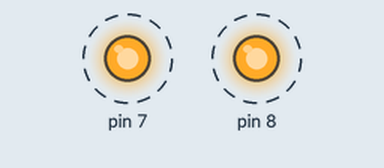
Recording of a sketch running on a simulated Arduino Uno, built with avr-gcc and run on an emulated ATmega328P. Shown: output pins drawn as LEDs (lit = HIGH). Dashed ring = blinking.

Above: at 10.5 s.
Timing chart, 0 to 13.3 s (numbered marks = the images above):
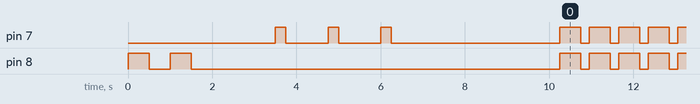

Measured:
- by itself, pin 7: goes LOW 1.0 s, HIGH 0.25 s, LOW 1.0 s, HIGH 0.25 s, LOW 4.0 s, 171 × (HIGH 0.50 s, LOW 0.20 s), then HIGH
- by itself, pin 8: goes LOW 0.50 s, HIGH 0.50 s, LOW 8.8 s, 171 × (HIGH 0.50 s, LOW 0.20 s), then HIGH

The sketch:

3.25-Controlling_Digital_Output.ino
```cpp
 /*

*/

void setup() {
    pinMode( 8, OUTPUT);
    pinMode(7,OUTPUT);
        digitalWrite(8, HIGH);
        delay(500);
        digitalWrite(8, LOW);
        delay(500);
         digitalWrite(8, HIGH);
        delay(500);
        digitalWrite(8, LOW);
        delay(500);
        delay(500);
    delay (1000);
        digitalWrite(7, HIGH);
        delay(250);
        digitalWrite(7, LOW);
        delay(1000);
          digitalWrite(7, HIGH);
        delay(250);
        digitalWrite(7, LOW);
        delay(1000);
          digitalWrite(7, HIGH);
        delay(250);
        digitalWrite(7, LOW);
        delay(1000);
    delay (3000); }
void loop(){
  digitalWrite(8, HIGH);
  digitalWrite(7, HIGH);
  delay(500);
  digitalWrite(8, LOW);
  digitalWrite(7, LOW);
  delay(200);

}
```
